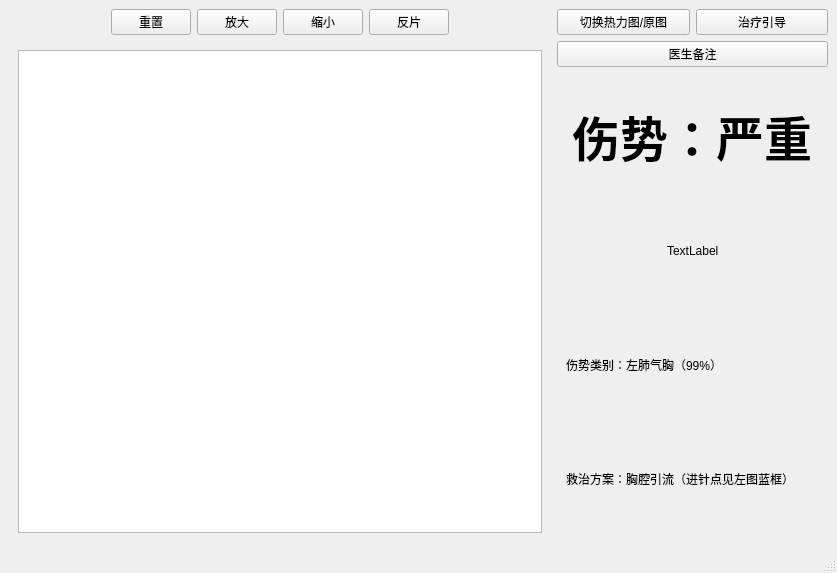
<?xml version="1.0" encoding="UTF-8"?>
<ui version="4.0">
 <class>MainWindow</class>
 <widget class="QMainWindow" name="MainWindow">
  <property name="geometry">
   <rect>
    <x>0</x>
    <y>0</y>
    <width>837</width>
    <height>573</height>
   </rect>
  </property>
  <property name="windowTitle">
   <string>MainWindow</string>
  </property>
  <widget class="QWidget" name="centralwidget">
   <layout class="QHBoxLayout" name="horizontalLayout_16" stretch="0">
    <item>
     <layout class="QHBoxLayout" name="horizontalLayout_13" stretch="2,1">
      <item>
       <layout class="QVBoxLayout" name="verticalLayout" stretch="0,0">
        <item>
         <layout class="QHBoxLayout" name="horizontalLayout">
          <item>
           <spacer name="horizontalSpacer_12">
            <property name="orientation">
             <enum>Qt::Orientation::Horizontal</enum>
            </property>
            <property name="sizeHint" stdset="0">
             <size>
              <width>40</width>
              <height>20</height>
             </size>
            </property>
           </spacer>
          </item>
          <item>
           <widget class="QPushButton" name="pushButton">
            <property name="text">
             <string>重置</string>
            </property>
           </widget>
          </item>
          <item>
           <widget class="QPushButton" name="pushButton_2">
            <property name="text">
             <string>放大</string>
            </property>
           </widget>
          </item>
          <item>
           <widget class="QPushButton" name="pushButton_3">
            <property name="text">
             <string>缩小</string>
            </property>
           </widget>
          </item>
          <item>
           <widget class="QPushButton" name="pushButton_4">
            <property name="text">
             <string>反片</string>
            </property>
           </widget>
          </item>
          <item>
           <spacer name="horizontalSpacer">
            <property name="orientation">
             <enum>Qt::Orientation::Horizontal</enum>
            </property>
            <property name="sizeHint" stdset="0">
             <size>
              <width>40</width>
              <height>20</height>
             </size>
            </property>
           </spacer>
          </item>
         </layout>
        </item>
        <item>
         <layout class="QVBoxLayout" name="verticalLayout_3">
          <item>
           <widget class="QStackedWidget" name="stackedWidget_2">
            <property name="currentIndex">
             <number>0</number>
            </property>
            <widget class="QWidget" name="page_3">
             <layout class="QHBoxLayout" name="horizontalLayout_14">
              <item>
               <widget class="QGraphicsView" name="graphicsView">
                <property name="lineWidth">
                 <number>1</number>
                </property>
                <property name="midLineWidth">
                 <number>0</number>
                </property>
                <property name="sizeAdjustPolicy">
                 <enum>QAbstractScrollArea::SizeAdjustPolicy::AdjustIgnored</enum>
                </property>
               </widget>
              </item>
             </layout>
            </widget>
            <widget class="QWidget" name="page_4">
             <layout class="QHBoxLayout" name="horizontalLayout_2">
              <item>
               <widget class="QGraphicsView" name="graphicsView_2">
                <property name="lineWidth">
                 <number>1</number>
                </property>
                <property name="midLineWidth">
                 <number>0</number>
                </property>
                <property name="sizeAdjustPolicy">
                 <enum>QAbstractScrollArea::SizeAdjustPolicy::AdjustIgnored</enum>
                </property>
                <property name="viewportUpdateMode">
                 <enum>QGraphicsView::ViewportUpdateMode::FullViewportUpdate</enum>
                </property>
               </widget>
              </item>
             </layout>
            </widget>
           </widget>
          </item>
         </layout>
        </item>
       </layout>
      </item>
      <item>
       <layout class="QVBoxLayout" name="verticalLayout_6">
        <item>
         <layout class="QHBoxLayout" name="horizontalLayout_6">
          <item>
           <widget class="QPushButton" name="pushButton_10">
            <property name="text">
             <string>切换热力图/原图</string>
            </property>
           </widget>
          </item>
          <item>
           <widget class="QPushButton" name="pushButton_11">
            <property name="text">
             <string>治疗引导</string>
            </property>
           </widget>
          </item>
         </layout>
        </item>
        <item>
         <widget class="QPushButton" name="pushButton_8">
          <property name="text">
           <string>医生备注</string>
          </property>
         </widget>
        </item>
        <item>
         <widget class="QStackedWidget" name="stackedWidget">
          <property name="currentIndex">
           <number>1</number>
          </property>
          <widget class="QWidget" name="page">
           <layout class="QHBoxLayout" name="horizontalLayout_18">
            <item>
             <layout class="QVBoxLayout" name="verticalLayout_5">
              <item>
               <layout class="QHBoxLayout" name="horizontalLayout_15">
                <item>
                 <spacer name="horizontalSpacer_10">
                  <property name="orientation">
                   <enum>Qt::Orientation::Horizontal</enum>
                  </property>
                  <property name="sizeHint" stdset="0">
                   <size>
                    <width>40</width>
                    <height>20</height>
                   </size>
                  </property>
                 </spacer>
                </item>
                <item>
                 <widget class="QLabel" name="label_6">
                  <property name="text">
                   <string>气胸</string>
                  </property>
                 </widget>
                </item>
                <item>
                 <spacer name="horizontalSpacer_11">
                  <property name="orientation">
                   <enum>Qt::Orientation::Horizontal</enum>
                  </property>
                  <property name="sizeHint" stdset="0">
                   <size>
                    <width>40</width>
                    <height>20</height>
                   </size>
                  </property>
                 </spacer>
                </item>
               </layout>
              </item>
              <item>
               <layout class="QHBoxLayout" name="horizontalLayout_8">
                <item>
                 <widget class="QCheckBox" name="checkBox">
                  <property name="text">
                   <string>张力型</string>
                  </property>
                 </widget>
                </item>
                <item>
                 <widget class="QCheckBox" name="checkBox_2">
                  <property name="text">
                   <string>单纯型</string>
                  </property>
                 </widget>
                </item>
               </layout>
              </item>
              <item>
               <layout class="QHBoxLayout" name="horizontalLayout_9">
                <item>
                 <widget class="QCheckBox" name="checkBox_3">
                  <property name="text">
                   <string>&lt;40%</string>
                  </property>
                 </widget>
                </item>
                <item>
                 <widget class="QCheckBox" name="checkBox_4">
                  <property name="text">
                   <string>40%~80%</string>
                  </property>
                 </widget>
                </item>
                <item>
                 <widget class="QCheckBox" name="checkBox_5">
                  <property name="text">
                   <string>&gt;80%</string>
                  </property>
                 </widget>
                </item>
               </layout>
              </item>
              <item>
               <layout class="QHBoxLayout" name="horizontalLayout_10">
                <item>
                 <widget class="QLabel" name="label_7">
                  <property name="text">
                   <string>报告表现</string>
                  </property>
                 </widget>
                </item>
                <item>
                 <widget class="QLineEdit" name="lineEdit"/>
                </item>
               </layout>
              </item>
              <item>
               <layout class="QHBoxLayout" name="horizontalLayout_12">
                <item>
                 <widget class="QLabel" name="label_9">
                  <property name="text">
                   <string>报告结论</string>
                  </property>
                 </widget>
                </item>
                <item>
                 <widget class="QPlainTextEdit" name="plainTextEdit"/>
                </item>
               </layout>
              </item>
              <item>
               <layout class="QHBoxLayout" name="horizontalLayout_11">
                <item>
                 <widget class="QLabel" name="label_8">
                  <property name="text">
                   <string>评估医师</string>
                  </property>
                 </widget>
                </item>
                <item>
                 <widget class="QLineEdit" name="lineEdit_2"/>
                </item>
               </layout>
              </item>
             </layout>
            </item>
           </layout>
          </widget>
          <widget class="QWidget" name="page_2">
           <layout class="QHBoxLayout" name="horizontalLayout_17">
            <item>
             <layout class="QVBoxLayout" name="verticalLayout_2">
              <item>
               <layout class="QHBoxLayout" name="horizontalLayout_5">
                <item>
                 <spacer name="horizontalSpacer_6">
                  <property name="orientation">
                   <enum>Qt::Orientation::Horizontal</enum>
                  </property>
                  <property name="sizeHint" stdset="0">
                   <size>
                    <width>40</width>
                    <height>20</height>
                   </size>
                  </property>
                 </spacer>
                </item>
                <item>
                 <widget class="QLabel" name="label_2">
                  <property name="font">
                   <font>
                    <family>Charter</family>
                    <pointsize>36</pointsize>
                    <italic>false</italic>
                    <bold>true</bold>
                   </font>
                  </property>
                  <property name="text">
                   <string>伤势：严重</string>
                  </property>
                 </widget>
                </item>
                <item>
                 <spacer name="horizontalSpacer_7">
                  <property name="orientation">
                   <enum>Qt::Orientation::Horizontal</enum>
                  </property>
                  <property name="sizeHint" stdset="0">
                   <size>
                    <width>40</width>
                    <height>20</height>
                   </size>
                  </property>
                 </spacer>
                </item>
               </layout>
              </item>
              <item>
               <layout class="QHBoxLayout" name="horizontalLayout_7">
                <item>
                 <spacer name="horizontalSpacer_8">
                  <property name="orientation">
                   <enum>Qt::Orientation::Horizontal</enum>
                  </property>
                  <property name="sizeHint" stdset="0">
                   <size>
                    <width>40</width>
                    <height>20</height>
                   </size>
                  </property>
                 </spacer>
                </item>
                <item>
                 <widget class="QLabel" name="label_3">
                  <property name="text">
                   <string>TextLabel</string>
                  </property>
                 </widget>
                </item>
                <item>
                 <spacer name="horizontalSpacer_9">
                  <property name="orientation">
                   <enum>Qt::Orientation::Horizontal</enum>
                  </property>
                  <property name="sizeHint" stdset="0">
                   <size>
                    <width>40</width>
                    <height>20</height>
                   </size>
                  </property>
                 </spacer>
                </item>
               </layout>
              </item>
              <item>
               <widget class="QLabel" name="label_5">
                <property name="text">
                 <string>伤势类别：左肺气胸（99%）</string>
                </property>
               </widget>
              </item>
              <item>
               <widget class="QLabel" name="label_4">
                <property name="text">
                 <string>救治方案：胸腔引流（进针点见左图蓝框）</string>
                </property>
               </widget>
              </item>
             </layout>
            </item>
           </layout>
          </widget>
         </widget>
        </item>
       </layout>
      </item>
     </layout>
    </item>
   </layout>
  </widget>
  <widget class="QStatusBar" name="statusbar"/>
 </widget>
 <resources/>
 <connections/>
</ui>
